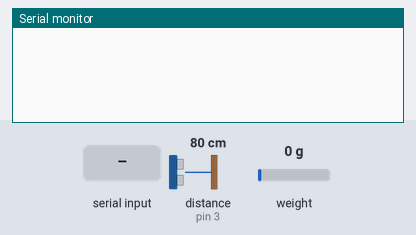
This sketch was run on a simulated Arduino Uno, built for the host (arithmetic inside an expression is 32-bit, double 64-bit). Shown: the last lines printed to the serial monitor. The inputs (shaded band) are chosen by the test bench; at power-on: distance to the obstacle (sensor on pin 3) 80 cm, weight on the scale 0 g. The echo pulse lasts 58.3 µs per cm.

Above: at 2.2 s.
2.3 s: "1" received over the second serial link
At 6.21 s:
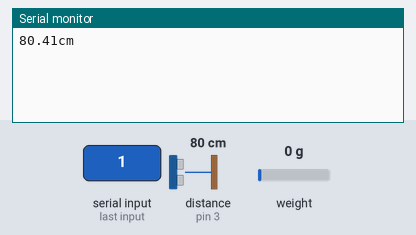
8.3 s: distance to the obstacle (sensor on pin 3) set to 2 cm
At 9.7 s:
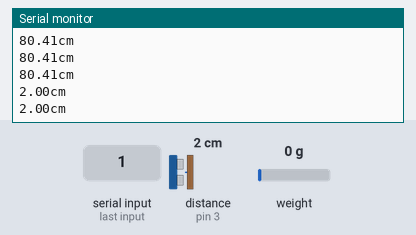
14.3 s: distance to the obstacle (sensor on pin 3) set to 4 cm
At 17.5 s:
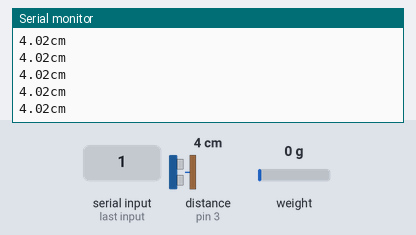
Timing chart, 0 to 19.0 s (numbered marks = the images above; inputs shaded):
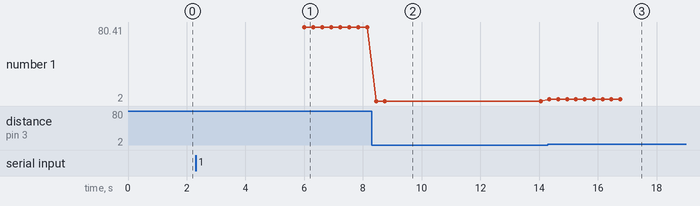

Measured:
- after the input at 2.3 s, the serial monitor: prints a new line after 3.7 s (image 1)
- after the input at 8.3 s, the serial monitor: prints a new line after 0.15 s (image 2)
- after the input at 14.3 s, the serial monitor: prints a new line after 0.05 s (image 3)
- plotted number 1: 80.41 → 2 after the input at 8.3 s, 2 → 4.02 after the input at 14.3 s

The sketch:

ultrasonic_bluetooth.ino
```cpp
#include <SoftwareSerial.h>
#include "HX711.h"

#define calibration_factor -7050.0 //This value is obtained using the SparkFun_HX711_Calibration sketch

// Digital Pin 2
#define rxPin 2
// Digital Pin 3
#define txPin 3

#define DOUT  3
#define CLK  2

SoftwareSerial swSerial(txPin, rxPin);

HX711 scale(DOUT, CLK);

float height, weight;
/////////////// for bluetooth

void setup()
{
  swSerial.begin(9600);
  Serial.begin(9600);
  pinMode(2,OUTPUT); // 센서 Trig 핀
  pinMode(3,INPUT); // 센서 Echo 핀

  scale.set_scale(calibration_factor); //This value is obtained by using the SparkFun_HX711_Calibration sketch
  scale.tare(); //Assuming there is no weight on the scale at start up, reset the scale to 0
}

void loop(){
  if(swSerial.available()){
    height = avgHeight();
    //weight = avgWeight();
    //9600bps 기준으로 delay 를 1ms 을 줘야 한다.   ??
    delay(1);
    // 블루투스를 통하여 데이터를 보낸다.
    swSerial.write(height);
    //swSerial.write(weight);
  }
  delay(5000);
  //안드로이드에서 값을 받으면 연결을 끊을 시간을 줌
}

float microsecondsToCentimeters(long microseconds)
{
  // The speed of sound is 340 m/s or 29 microseconds per centimeter.
  // The ping travels out and back, so to find the distance of the
  // object we take half of the distance travelled.
  return (float)microseconds / 29 / 2;
}

float avgHeight(){
  int i=10;
  long duration=0;
  float sum=0;
  float cm=0;
  float avg=0;
  while(i!=0){  // 10번 행
    digitalWrite(2,HIGH); // 센서에 Trig 신호 입력
    delayMicroseconds(300); // 10us 정도 유지
    digitalWrite(2,LOW); // Trig 신호 off

    duration = pulseIn(3,HIGH); // Echo pin: HIGH->Low 간격을 측정
    cm = microsecondsToCentimeters(duration); // 거리(cm)로 변환

    Serial.print(cm, 2);// 소수점 이하 2자리까지 인쇄한다.
    Serial.print("cm");
    Serial.println();

    sum += cm;
    delay(300); // 0.3초 대기 후 다시 측정
    i--;
  }
  avg = sum/10;

  return avg;
}
```
